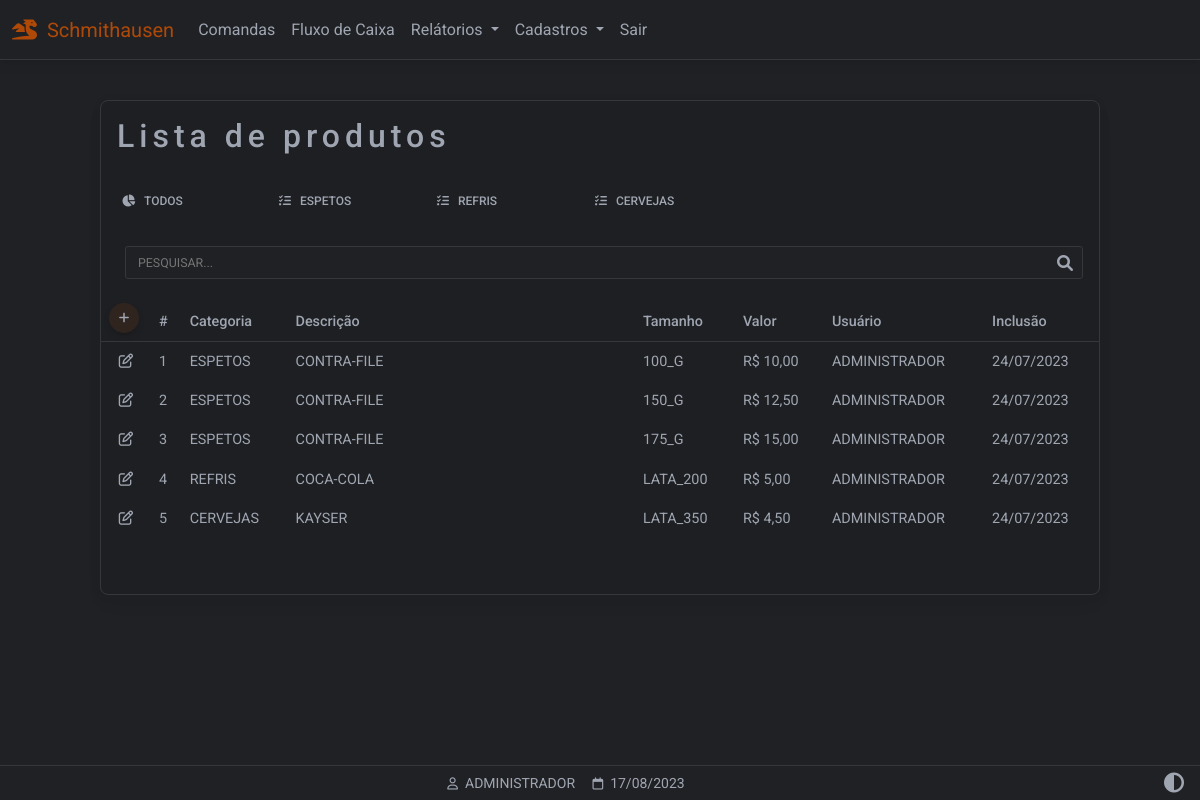
/produtos (signed in), run on an earlier commit of the app's database.
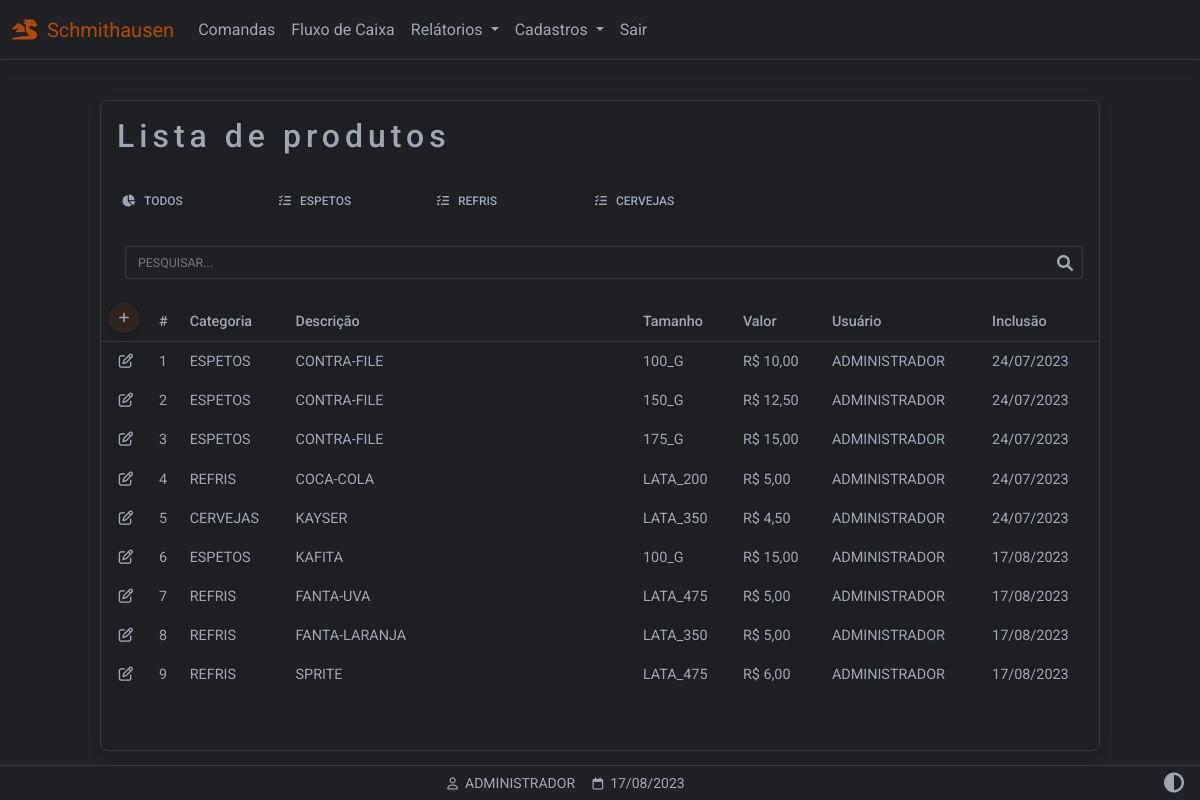
And on a later commit of the database.
### website/models.py (models this page shows)
class Categoria(db.Model):
    id = db.Column(db.Integer, primary_key=True)
    nome = db.Column(db.String(150))
    categoria = db.relationship('Tamanho',backref='tamanhos')

class Produto(db.Model):
    id = db.Column(db.Integer, primary_key=True)
    categoria = db.Column(db.String(150))
    descricao = db.Column(db.String(150))
    tamanho = db.Column(db.String(150))
    valor = db.Column(db.Float)
    data_criacao = db.Column(db.DateTime(timezone=True), default=func.now())
    user_id = db.Column(db.Integer, db.ForeignKey('user.id'))

class Tamanho(db.Model):
    id = db.Column(db.Integer, primary_key=True)
    nome = db.Column(db.String(150))
    cat_id = db.Column(db.Integer, db.ForeignKey('categoria.id'))

class User(db.Model, UserMixin):
    id = db.Column(db.Integer, primary_key=True)
    email = db.Column(db.String(150), unique=True)
    password = db.Column(db.String(150))
    first_name = db.Column(db.String(150))
    user = db.relationship('Produto',backref='produto')

### website/views.py (the view)
@views.route('/produtos', methods=['GET','POST'])
@login_required
def produtos():
    produtos = Produto.query.all()
    tamanhos = Tamanho.query.all()
    categorias = Categoria.query.all()
    return render_template("produtos_listar.html",
        user=current_user,
        data=data,
        produtos=produtos,
        tamanhos=tamanhos,
        categorias=categorias)

### website/__init__.py (called while the page is built)
def create_app():
    app = Flask(__name__)
    app.config['SECRET_KEY'] = 'hjshjhdjah kjshkjdhjs'
    app.config['SQLALCHEMY_DATABASE_URI'] = f'sqlite:///{DB_NAME}'
    app.config["TEMPLATES_AUTO_RELOAD"] = True
    db.init_app(app)
    from .views import views
    from .auth import auth
    app.register_blueprint(views, url_prefix='/')
    app.register_blueprint(auth, url_prefix='/')
    from .models import User, Cliente, Produto
    with app.app_context():
        db.create_all()
    login_manager = LoginManager()
    login_manager.login_view = 'auth.login'
    login_manager.login_message = u"FAVOR EFETUAR LOGIN!"
    login_manager.init_app(app)
    @login_manager.user_loader
    def load_user(id):
        return User.query.get(int(id))
    return app

### website/templates/produtos_listar.html (shortened to what this page needs)
{% extends "base.html" %}
{% block content %}
<div class="container-fluid" style="min-height:100dvh;padding-top:100px">
  <div class="table-responsive w-100 card myTheme-900 larg-max m-auto" style="padding-bottom: 40px">
   <table class="table table-borderless table-sm myTheme-900 ">
    <thead>
      <tr>
        <h2 class="p-3 ">Lista de produtos</h2>
      </tr>
      <tr>
        <div class="form-control-sm">
          <ul class="nav nav-tabs mb-3 myTheme-900">
            <li class="p-1 nav-item myTheme-900">
              <a class="nav-link p-2"
              data-id="0"
              role="button"
              href="/filtro_produtos/0">
              <i class="fas fa-chart-pie fa-fw me-2 me-2"></i>TODOS</a>
            </li>
            {% for cat in categorias %}
            <li class="p-1 nav-item myTheme-900">
              <a class="nav-link  p-2"
              data-id="{{ cat.id }}"
              role="button"
              href="/filtro_produtos/{{ cat.id }}">
              <i class="fa-solid fa-list-check"></i>&nbsp;&nbsp;&nbsp;{{ cat.nome }}</a>
            </li>
            {% endfor %}
          </ul>
        </div>
      </tr>
      <tr>
        <div class="p-3 pt-0">
          <div class="form-outline mt-2 ps-2" style="margin-bottom: 0!important;padding-bottom: 0!important;">
            <input type="text" style="text-transform:uppercase" id="inputPesquisarProduto"
            class="myInputs form-control-sm" placeholder="Pesquisar..."
            onkeyup='pesquisarTabelaProdutos()'
            >
          </div>
        </div>
      </tr>
      <tr>
        <th class="text-nowrap" scope="col">
          <a href="/produtos_cadastrar" class="p-2 btn btn-floating btn-add">
            <i class="fa-solid fa-plus"></i>
          </a>
        </th>
        <th class="text-nowrap" scope="col">#</th>
        <th class="text-nowrap" scope="col">Categoria</th>
        <th class="text-nowrap" scope="col" style="min-width: 280px;">Descrição</th>
        <th class="text-nowrap" scope="col">Tamanho</th>
        <th class="text-nowrap" scope="col">Valor</th>
        <th class="text-nowrap" scope="col">Usuário</th>
        <th class="text-nowrap" scope="col">Inclusão</th>
      </tr>
    </thead>
    <tbody id="tb-produtos">
      {% for i in produtos %}
      <tr>
        <td class="text-center" style="width: 50px">
          <a role="button" class=""
          href="/produtos_atualizar/{{ i.id }}/{{ i.categoria }}/{{ i.tamanho}}">
          <i class="fa-regular fa-pen-to-square"></i>
        </a>
      </td>
      <td class="text-nowrap" scope="row"> {{ i.id }} </td>
      {% for c in categorias %}
      {% if c.id == i.categoria | int %}
      <td class="text-nowrap" scope="row" style="min-width:80px"> {{ c.nome }}</td>
      {% endif %}
      {% endfor%}
      <td class="text-nowrap" scope="row"> {{ i.descricao }} </td>
      {% for t in tamanhos %}
      {% if t.id == i.tamanho | int %}
      <td class="text-nowrap" scope="row"> {{ t.nome }} </td>
      {% endif %}
      {% endfor %}
      <td class="text-nowrap" scope="row"> {{ "R$ {:,.2f}".format( i.valor ) | replace(".",",") }} </td>
      <td class="text-nowrap" scope="row"> {{ i.produto.first_name.split()[0] }} </td>
      <td class="text-nowrap" scope="row"> {{ i.data_criacao.strftime('%d/%m/%Y') }} </td>
    </tr>
    {% endfor %}
  </tbody>
</table>
</div>
</div>
{% endblock %}
{% block titlefooter %}
<span>
  &nbsp;{{ user.first_name.split()[0] | upper }}
  <span>
    &nbsp;{{ data.strftime('%d/%m/%Y') }}
  </span>
  {% endblock %}

### website/templates/base.html (shortened to what this page needs)
<!DOCTYPE html>
<html lang="pt-br" class="{{ 'light-mode' if session.get('theme') == 'light' }}">
<head>
<link rel="stylesheet" href="https://cdnjs.cloudflare.com/ajax/libs/font-awesome/6.0.0/css/all.min.css"/>
<link rel="stylesheet" type="text/css"       href="{{ url_for('static', filename='css/mdb.min.css')      }}">
<link rel="stylesheet" type="text/css"       href="{{ url_for('static', filename='css/base.css')         }}">
</head>
<body class="myTheme-500">
<nav id="navbar" class="autohide navbar navbar-expand-lg fixed-top myTheme-500">
  <div class="container-fluid">
    <a class="navbar-brand"><i class="fa-solid fa-dragon"></i>&nbsp;&nbsp;Schmithausen</a>
    {% if user.is_authenticated %}
    <div class="collapse navbar-collapse" id="navbarSupportedContent">
      <ul class="navbar-nav me-auto mb-2 mb-lg-0 my-navbar">
        <li class="nav-item">
          <a class="nav-link" href="/comandas">Comandas</a>
        </li>
        <li class="nav-item">
          <a class="nav-link" href="#">Fluxo de Caixa</a>
        </li>
        <li class="nav-item dropdown">
          <a class="nav-link dropdown-toggle" href="#" id="navbarDropdown" role="button" data-mdb-toggle="dropdown" aria-expanded="false">
            Relátorios
          </a>
        </li>
        <li class="nav-item dropdown">
          <a class="nav-link dropdown-toggle" href="#" id="navbarDropdown" role="button" data-mdb-toggle="dropdown" aria-expanded="false">
            Cadastros
          </a>
                      <li class="nav-item">
                      <a class="nav-link btn-sair" href="/logout">Sair</a>
                      </li>
        {% endif %}
        </li>
      </ul>
    </div>
  </div>
</nav>
  {% block content %}
  {% endblock %}
<footer class="row text-center fixed-bottom my-footer">
  <div class="col text-center p-1" style="min-width: 250px">
   <small>
   {% block titlefooter %}{% endblock %}
   </small>
    </div>
<div class="col text-center p-1 me-2" style="max-width: 60px;">
<a href="{{ url_for('views.toggle_theme', current_page=request.path) }}">
  <span>
  <i class="fa-solid fa-circle-half-stroke fa-lg"></i>
  </span>
</div>
</footer>
</body>
</html>

### website/static/css/base.css (style rules this page uses)
:root { --custom-color: 211, 84, 0; --color-primary: 59, 113, 202; --color-secondary: 159,166,178; --color-success: 20,164,77; --color-danger: 220, 76, 76; --color-warning: 228,161,27; --color-info: 84,180,211; --color-ligth: 251,251,251; --color-theme-500: 32, 33, 36; --color-theme-900: 30, 31, 34; --cor-fonte: 159,166,178; --cor-da-borda: 53, 56, 59; }
.larg-max { max-width: 1000px!important; }
h2 { letter-spacing: 5px; }
.myTheme-900 { background-color: rgb(var(--color-theme-900))!important; color: rgb(var(--cor-fonte))!important; }
.myTheme-500 { background-color: rgb(var(--color-theme-500))!important; color: rgb(var(--cor-fonte))!important; }
.navbar-expand-lg { background-color: rgb(var(--color-theme-900)); border-bottom: 1px solid rgb(var(--cor-da-borda)); }
.fa-bars, .fa-circle-half-stroke { color: rgb(var(--cor-fonte))!important; }
#navbar .nav-link { color: rgb(var(--cor-fonte))!important; }
.my-footer { background-color: rgb(var(--color-theme-500)); border-top: 1px solid rgb(var(--cor-da-borda)); color: rgb(var(--cor-fonte)); }
.my-footer span { color: rgb(var(--cor-fonte)); }
.nav-tabs .nav-link { width: 150px; background-color: rgb(var(--color-theme-900)); color: rgb(var(--cor-fonte)); border-bottom: none; }
.table-responsive { border: 1px solid rgb(var(--cor-da-borda))!important; color: rgb(var(--cor-fonte))!important; margin-bottom: 80px!important; }
.table-responsive thead th { border-bottom: 1px solid rgb(var(--cor-da-borda))!important; }
.btn-add { background-color: rgba(var(--custom-color),0.1); border-radius: 50%; width: 30px; height: 30px; color: rgb(var(--cor-fonte)); display: flex; align-items: center; justify-content: center; }
.navbar-brand { color:rgba(var(--custom-color),0.8); pointer-events: none;" }
.fa-pen-to-square, .fa-trash-can { color: rgb(var(--cor-fonte))!important; }
.form-outline { margin-bottom: 30px!important; }
.myInputs { color: rgb(var(--cor-fonte))!important; border: 1px solid rgb(var(--cor-da-borda))!important; background-color: rgb(var(--color-theme-500)); width: 100%; padding: 0.35rem; padding-left: 0.75rem; border-radius: 3px; }

What changed in the data, as far as the page shows it:
added Produto: id "6", descricao "KAFITA", valor "R$ 15,00", produto.first_name "ADMINISTRADOR", data_criacao "17/08/2023", Categoria (nome "ESPETOS"), Tamanho (nome "100_G")
added Produto: id "7", descricao "FANTA-UVA", valor "R$ 5,00", produto.first_name "ADMINISTRADOR", data_criacao "17/08/2023", Categoria (nome "REFRIS")
now on this page (row unchanged): Tamanho: nome "LATA_475"
added Produto: id "8", descricao "FANTA-LARANJA", valor "R$ 5,00", produto.first_name "ADMINISTRADOR", data_criacao "17/08/2023", Categoria (nome "REFRIS")
now on this page (row unchanged): Tamanho: nome "LATA_350", shown under "8"
added Produto: id "9", descricao "SPRITE", valor "R$ 6,00", produto.first_name "ADMINISTRADOR", data_criacao "17/08/2023", Categoria (nome "REFRIS")
